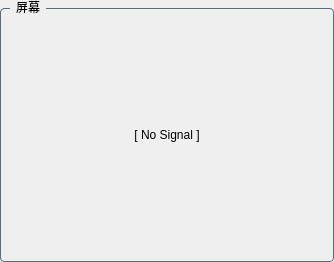
<?xml version="1.0" encoding="UTF-8"?>
<ui version="4.0">
 <class>ScreenPanel</class>
 <widget class="QWidget" name="ScreenPanel">
  <property name="geometry">
   <rect>
    <x>0</x>
    <y>0</y>
    <width>334</width>
    <height>262</height>
   </rect>
  </property>
  <property name="minimumSize">
   <size>
    <width>0</width>
    <height>0</height>
   </size>
  </property>
  <property name="maximumSize">
   <size>
    <width>16777215</width>
    <height>16777215</height>
   </size>
  </property>
  <layout class="QVBoxLayout" name="verticalLayout_root">
   <property name="leftMargin">
    <number>0</number>
   </property>
   <property name="topMargin">
    <number>0</number>
   </property>
   <property name="rightMargin">
    <number>0</number>
   </property>
   <property name="bottomMargin">
    <number>0</number>
   </property>
   <item>
    <widget class="QGroupBox" name="groupBoxScreen">
     <property name="minimumSize">
      <size>
       <width>334</width>
       <height>262</height>
      </size>
     </property>
     <property name="maximumSize">
      <size>
       <width>334</width>
       <height>262</height>
      </size>
     </property>
     <property name="styleSheet">
      <string notr="true">QGroupBox { border: 1px solid #546e7a; border-radius: 4px; margin-top: 8px; } QGroupBox::title { subcontrol-origin: margin; left: 10px; padding: 0 4px; }</string>
     </property>
     <property name="title">
      <string>屏幕</string>
     </property>
     <layout class="QVBoxLayout" name="verticalLayout_screen">
      <property name="spacing">
       <number>0</number>
      </property>
      <property name="leftMargin">
       <number>6</number>
      </property>
      <property name="topMargin">
       <number>6</number>
      </property>
      <property name="rightMargin">
       <number>6</number>
      </property>
      <property name="bottomMargin">
       <number>6</number>
      </property>
      <item>
       <widget class="QLabel" name="labelScreen">
        <property name="sizePolicy">
         <sizepolicy hsizetype="Fixed" vsizetype="Fixed">
          <horstretch>0</horstretch>
          <verstretch>0</verstretch>
         </sizepolicy>
        </property>
        <property name="minimumSize">
         <size>
          <width>320</width>
          <height>240</height>
         </size>
        </property>
        <property name="maximumSize">
         <size>
          <width>320</width>
          <height>240</height>
         </size>
        </property>
        <property name="text">
         <string>[ No Signal ]</string>
        </property>
        <property name="alignment">
         <set>Qt::AlignmentFlag::AlignCenter</set>
        </property>
       </widget>
      </item>
     </layout>
    </widget>
   </item>
  </layout>
 </widget>
 <resources/>
 <connections/>
</ui>
